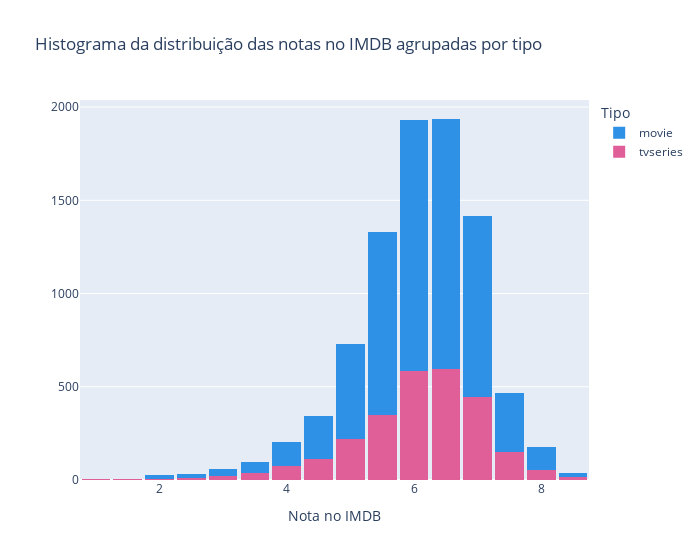

This figure's notebook cell:
### Code cell
fig = px.histogram(df, 
                   x="rating_imdb", 
                   color='type',
                   labels={'rating_imdb':'Nota no IMDB', 'type':'Tipo'},
                   color_discrete_sequence=px.colors.qualitative.Dark24,
                   width=700,
                   nbins=20, 
                   barmode='stack',
                   title="Histograma da distribuição das notas no IMDB agrupadas por tipo")
fig.data = fig.data[::-1]
fig.layout.legend.traceorder = 'reversed'
fig.update_yaxes(title='')
fig.update_layout(bargap=0.1)
fig.show()

### Figure 1 — Plotly figure (JSON) as saved in the notebook; plotly's stock layout.template omitted (floating-point values rounded to 4 significant figures; data arrays with more than 128 entries replaced by an {"elided": "..."} marker saying what was removed)
{"data": [{"alignmentgroup": "True", "bingroup": "x", "hovertemplate": "Tipo=tvseries<br>Nota no IMDB=%{x}<br>count=%{y}<extra></extra>", "legendgroup": "tvseries", "marker": {"color": "#E15F99", "pattern": {"shape": ""}}, "name": "tvseries", "nbinsx": 20, "offsetgroup": "tvseries", "orientation": "v", "showlegend": true, "type": "histogram", "x": {"elided": "2676 float values"}, "xaxis": "x", "yaxis": "y"}, {"alignmentgroup": "True", "bingroup": "x", "hovertemplate": "Tipo=movie<br>Nota no IMDB=%{x}<br>count=%{y}<extra></extra>", "legendgroup": "movie", "marker": {"color": "#2E91E5", "pattern": {"shape": ""}}, "name": "movie", "nbinsx": 20, "offsetgroup": "movie", "orientation": "v", "showlegend": true, "type": "histogram", "x": {"elided": "6131 float values"}, "xaxis": "x", "yaxis": "y"}], "layout": {"bargap": 0.1, "barmode": "stack", "legend": {"title": {"text": "Tipo"}, "tracegroupgap": 0, "traceorder": "reversed"}, "title": {"text": "Histograma da distribuição das notas no IMDB agrupadas por tipo"}, "width": 700, "xaxis": {"anchor": "y", "domain": [0, 1], "title": {"text": "Nota no IMDB"}}, "yaxis": {"anchor": "x", "domain": [0, 1], "title": {"text": ""}}}}
